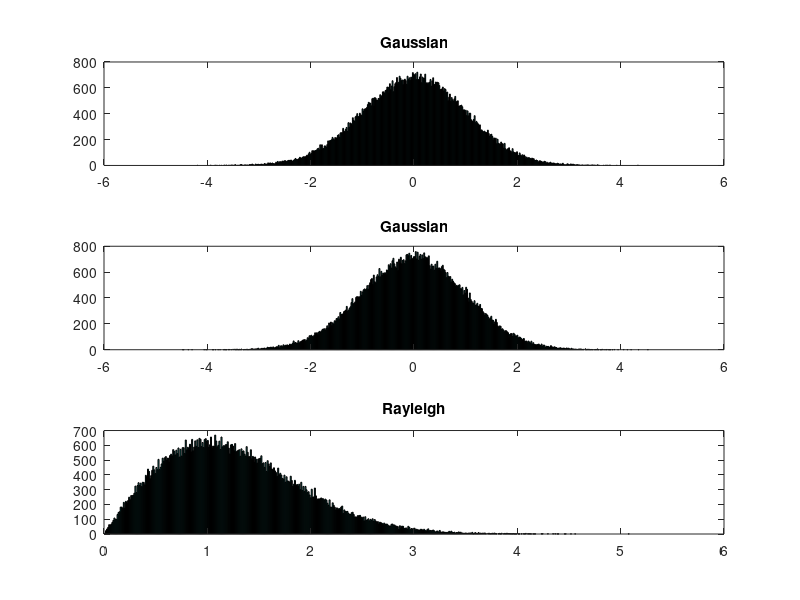

This figure's MATLAB source:
% TO GENERATE RAYLEIGH DISTRIBUTION RANDOM NUMBERS FROM GAUSSIAN
% DISTRIBUTION
clc;
clear;

gaussX1 = randn(1,100000);
gaussX2 = randn(1,100000);

rayleighY = sqrt(gaussX1.^2 + gaussX2.^2);

nbins = 500;
subplot(3,1,1)
hist(gaussX1,nbins);
title('Gaussian');

subplot(3,1,2)
hist(gaussX2,nbins);
title('Gaussian');

subplot(3,1,3)
hist(rayleighY,nbins);
title('Rayleigh');